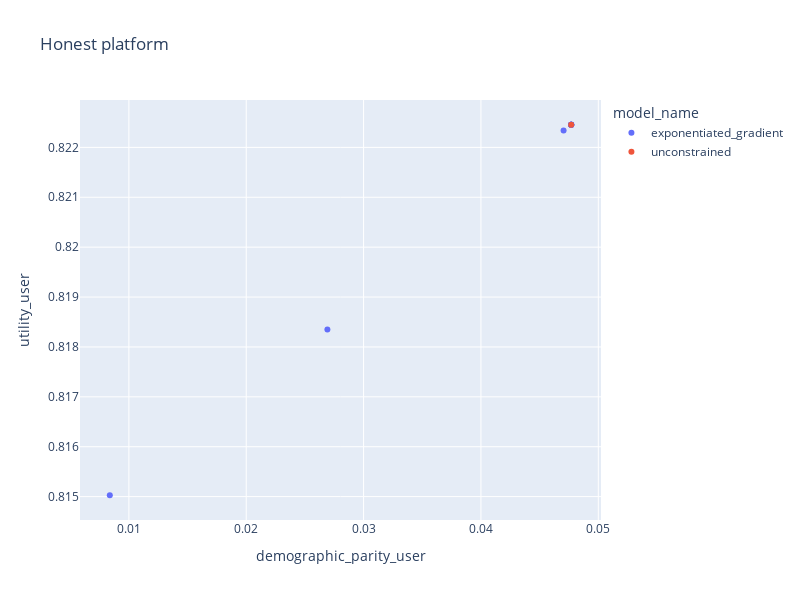

Notebook cell for this chart:
### Code cell
fig = px.scatter(
    audit.filter(
        pl.col("detection_tnr") == 1.0,
        pl.col("detection_tpr") == 1.0,
        pl.col("strategy") == "honest",
    ),
    x="demographic_parity_user",
    y="utility_user",
    color="model_name",
    category_orders={"strategy": audit["strategy"].unique().sort().to_list()},
    height=600,
    width=800,
    title="Honest platform",
)
fig.show()

### Figure 1 — Plotly figure (JSON) as saved in the notebook; plotly's stock layout.template omitted (floating-point values rounded to 4 significant figures)
{"data": [{"hovertemplate": "model_name=exponentiated_gradient<br>demographic_parity_user=%{x}<br>utility_user=%{y}<extra></extra>", "legendgroup": "exponentiated_gradient", "marker": {"color": "#636efa", "symbol": "circle"}, "mode": "markers", "name": "exponentiated_gradient", "orientation": "v", "showlegend": true, "type": "scatter", "x": [0.04704, 0.04769, 0.04769, 0.02692, 0.04769, 0.008373, 0.04769, 0.04769, 0.04769, 0.04769], "xaxis": "x", "y": [0.8223, 0.8225, 0.8225, 0.8183, 0.8225, 0.815, 0.8225, 0.8225, 0.8225, 0.8225], "yaxis": "y"}, {"hovertemplate": "model_name=unconstrained<br>demographic_parity_user=%{x}<br>utility_user=%{y}<extra></extra>", "legendgroup": "unconstrained", "marker": {"color": "#EF553B", "symbol": "circle"}, "mode": "markers", "name": "unconstrained", "orientation": "v", "showlegend": true, "type": "scatter", "x": [0.04769], "xaxis": "x", "y": [0.8225], "yaxis": "y"}], "layout": {"height": 600, "legend": {"title": {"text": "model_name"}, "tracegroupgap": 0}, "title": {"text": "Honest platform"}, "width": 800, "xaxis": {"anchor": "y", "domain": [0, 1], "title": {"text": "demographic_parity_user"}}, "yaxis": {"anchor": "x", "domain": [0, 1], "title": {"text": "utility_user"}}}}
